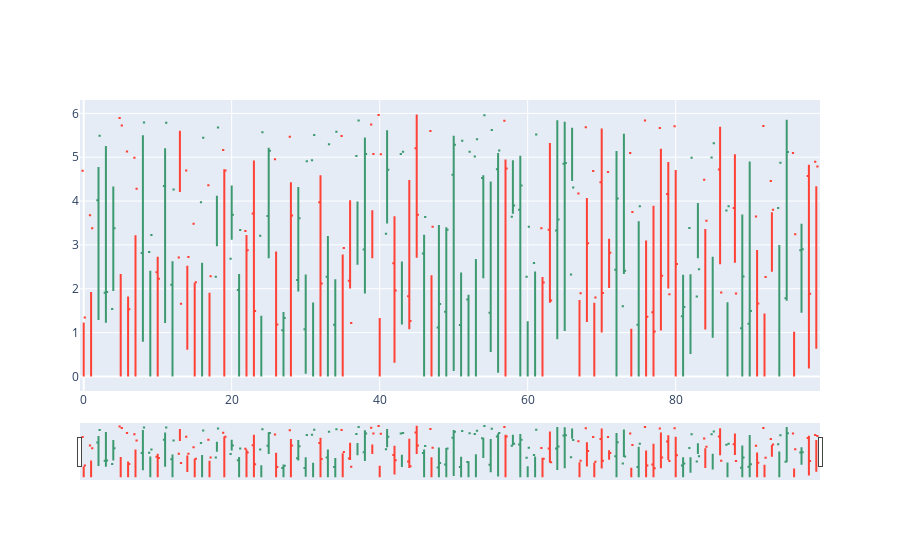

Notebook source saved alongside this figure:
### Code cell
fig = go.Figure(data=go.Ohlc(x=df.index,
                             open=df['Open'],
                             high=df['High'],
                             low=df['Low'],
                             close=df['Close']))
  
# show the figure
fig.show()
